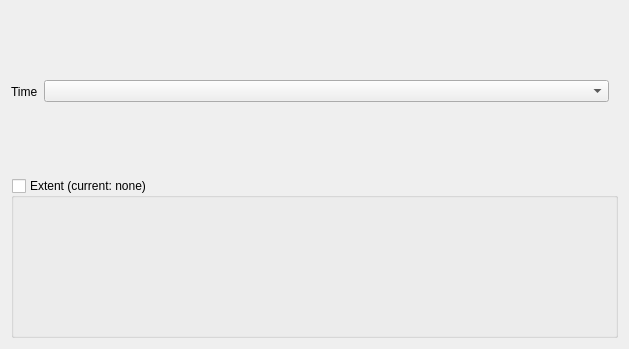
<?xml version="1.0" encoding="UTF-8"?>
<ui version="4.0">
 <class>QgsOWSSourceWidgetBase</class>
 <widget class="QgsProviderSourceWidget" name="QgsOWSSourceWidgetBase">
  <property name="geometry">
   <rect>
    <x>0</x>
    <y>0</y>
    <width>629</width>
    <height>349</height>
   </rect>
  </property>
  <property name="windowTitle">
   <string>XYZ Connection</string>
  </property>
  <layout class="QVBoxLayout" name="verticalLayout">
   <item>
    <widget class="QWidget" name="mWcsSettings" native="true">
     <layout class="QHBoxLayout" name="horizontalLayout">
      <property name="leftMargin">
       <number>0</number>
      </property>
      <item>
       <widget class="QLabel" name="label">
        <property name="text">
         <string>Time</string>
        </property>
       </widget>
      </item>
      <item>
       <widget class="QComboBox" name="mTimeBox">
        <property name="sizePolicy">
         <sizepolicy hsizetype="Expanding" vsizetype="Fixed">
          <horstretch>0</horstretch>
          <verstretch>0</verstretch>
         </sizepolicy>
        </property>
       </widget>
      </item>
     </layout>
    </widget>
   </item>
   <item>
    <widget class="QWidget" name="mSpatialExtentBoxWidget" native="true">
     <layout class="QVBoxLayout" name="verticalLayout_2">
      <property name="leftMargin">
       <number>0</number>
      </property>
      <property name="topMargin">
       <number>0</number>
      </property>
      <property name="rightMargin">
       <number>0</number>
      </property>
      <property name="bottomMargin">
       <number>0</number>
      </property>
      <item>
       <widget class="QgsExtentGroupBox" name="mSpatialExtentBox">
        <property name="title">
         <string>Extent (current: none)</string>
        </property>
        <property name="checkable">
         <bool>true</bool>
        </property>
        <property name="checked">
         <bool>false</bool>
        </property>
        <property name="collapsed" stdset="0">
         <bool>true</bool>
        </property>
       </widget>
      </item>
     </layout>
    </widget>
   </item>
  </layout>
 </widget>
 <customwidgets>
  <customwidget>
   <class>QgsCollapsibleGroupBox</class>
   <extends>QGroupBox</extends>
   <header>qgscollapsiblegroupbox.h</header>
   <container>1</container>
  </customwidget>
  <customwidget>
   <class>QgsExtentGroupBox</class>
   <extends>QgsCollapsibleGroupBox</extends>
   <header>qgsextentgroupbox.h</header>
   <container>1</container>
  </customwidget>
  <customwidget>
   <class>QgsProviderSourceWidget</class>
   <extends>QWidget</extends>
   <header>qgsprovidersourcewidget.h</header>
   <container>1</container>
  </customwidget>
 </customwidgets>
 <resources/>
 <connections/>
</ui>
